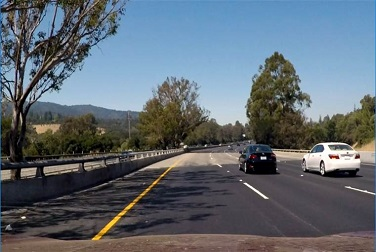
#> input picture sample_images/DK2.jpg, 376 x 252 px
$ jupyter execute --allow-errors Lane_line_detection.ipynb   (shell and % lines are left out)
#> lines starting #> are read from the running program, lines starting #| are printed output that depends on the picture; after the words box and inside, x2 and y2 are one past the last pixel; in counts of white or black regions, pixels touching at a corner belong together
## Import Packages

[cell 1]
# Importing some useful packages
import matplotlib.pyplot as plt
import matplotlib.image as mpimg
import numpy as np
import cv2

## Read in an Image

[cell 2]
# Reading a sample image
image = mpimg.imread('sample_images/DK2.jpg')
#> image is the input picture: shape (252, 376, 3); mean R, G, B 95.1, 104.7, 113.4

# Printing out the image size and plotting
print('Dimesions:', image.shape)
#| Dimesions: (252, 376, 3)
plt.imshow(image)

[cell 3]
# Binary image of color channel (S_channel/H_channel)

hls = cv2.cvtColor(image, cv2.COLOR_RGB2HLS)
#> hls: shape (252, 376, 3); mean of channels 0, 1, 2 83.7, 104.1, 65.5

# H_channel (Strong against for shadow)
h_channel = hls[:,:,0]
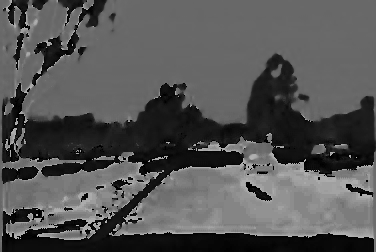
#> h_channel: shape (252, 376); min 0, max 179, mean 83.7
thresh_h = (10,100)
binary_h = np.zeros_like(h_channel)
binary_h[(h_channel > thresh_h[0]) & (h_channel <= thresh_h[1])] = 1
plt.figure(1)
plt.imshow(binary_h, cmap='gray')

# S_channel (Strong against for light)
s_channel = hls[:,:,2]
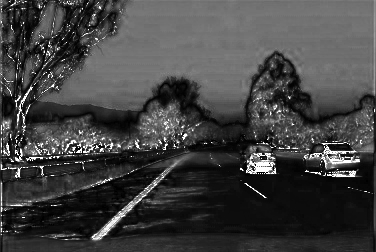
#> s_channel: shape (252, 376); min 0, max 255, mean 65.5
thresh_s = (60,255)
binary_s = np.zeros_like(s_channel)
binary_s[(s_channel > thresh_s[0]) & (s_channel <= thresh_s[1])] = 1
plt.figure(2)
plt.imshow(binary_s, cmap='gray')
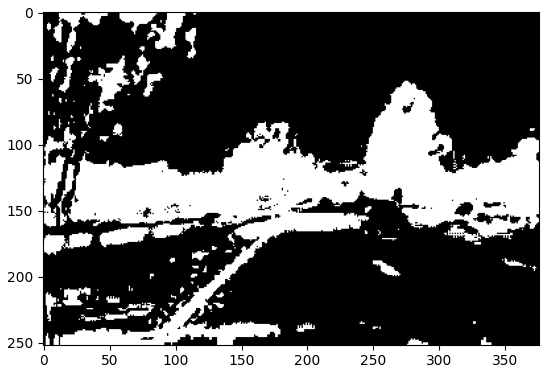
#> figure drawn by matplotlib, 1 panel
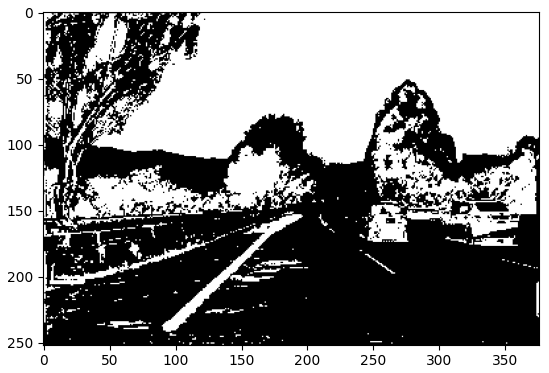
#> figure drawn by matplotlib, 1 panel

## Class for Tracking the lane

[cell 4]
# Line class for Tracking

class Line():
    def __init__(self, n_smooth):
        # Number of averaging size
        self.n_smooth=n_smooth
        # Values for draw lines (X_Left_Min, X_Left_Max, X_Right_Min, X_Right_Max)
        self.X1L=[]
        self.X2L=[]
        self.X1R=[]
        self.X2R=[]
        # Initialize average value for each variable
        self.X1L_ave=0
        self.X2L_ave=0
        self.X1R_ave=0
        self.X2R_ave=0

    # Calcualte the average
    def cal_average(self, values):
        # Append each value
        self.X1L.append(values[0])
        self.X2L.append(values[1])
        self.X1R.append(values[2])
        self.X2R.append(values[3])

        # Exceed number of averaging size?
        if len(self.X1L) > self.n_smooth:
            self.X1L.pop(0)
            self.X2L.pop(0)
            self.X1R.pop(0)
            self.X2R.pop(0)

        else:
            pass

        # Averaging
        self.X1L_ave=int(np.mean(self.X1L))
        self.X2L_ave=int(np.mean(self.X2L))
        self.X1R_ave=int(np.mean(self.X1R))
        self.X2R_ave=int(np.mean(self.X2R))

        return (self.X1L_ave, self.X2L_ave, self.X1R_ave, self.X2R_ave)

## Lane Detection Helper Functions

[cell 5]
# Color conversion to gray
def grayscale(img):
    return cv2.cvtColor(img, cv2.COLOR_RGB2GRAY)

# Gaussian blurring
def gaussian_blur(img, kernel_size):
#> called with kernel_size = 3
    return cv2.GaussianBlur(img, (kernel_size, kernel_size), 0)
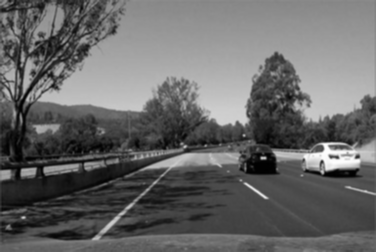
#> returned value: shape (252, 376); min 0, max 253, mean 102.8

# Color conversion to HLS
def hlsscale(img, s_low_threshold, s_high_threshold, h_low_threshold, h_high_threshold):
    hls = cv2.cvtColor(img, cv2.COLOR_RGB2HLS)
    h_channel = hls[:,:,0]
    s_channel = hls[:,:,2]
    s_binary = np.zeros_like(s_channel)
    h_binary = np.zeros_like(h_channel)
    s_binary[(s_channel >= s_low_threshold) & (s_channel <= s_high_threshold)] = 1
    h_binary[(h_channel >= h_low_threshold) & (h_channel <= h_high_threshold)] = 1
    return s_binary, h_binary

# Canny edge detection
def canny(img, low_threshold, high_threshold):
#> called with low_threshold = 70, high_threshold = 220
    return cv2.Canny(img, low_threshold, high_threshold)
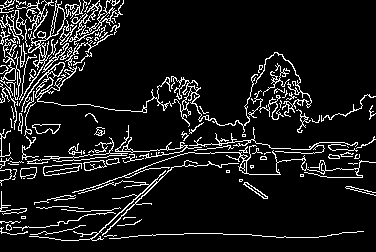
#> returned value: shape (252, 376); 9.9% white in thin lines or dots

# Region of interest
def region_of_interest(img, vertices):
    mask = np.zeros_like(img)
    # Defining a 3 channel or 1 channel color to fill the mask with depending on the input image
    if len(img.shape) > 2:
        channel_count = img.shape[2]  # i.e. 3 or 4 depending on your image
        ignore_mask_color = (255,) * channel_count
    else:
        ignore_mask_color = 255

    # Filling pixels inside the polygon defined by "vertices" with the fill color
    cv2.fillPoly(mask, vertices, ignore_mask_color)

    # Returning the image only where mask pixels are nonzero
    masked_image = cv2.bitwise_and(img, mask)
    return masked_image

# Draw lines
def draw_lines(img, lines):
    # Empty list for slope
    Left_Lane_Slope=[]
    Right_Lane_Slope=[]
    # Empty list for Y-Intercept
    Left_Lane_Intercept=[]
    Right_Lane_Intercept=[]
    # Y_Max
    Y_Max=img.shape[0]
    Y_Min=int((img.shape[0]/2)+95) # We can adjust this value

    # Read Hough Lines
    for line in lines:
        for x1,y1,x2,y2 in line:
            Slope=(y2-y1)/(x2-x1)

            # Separte left/right lines and throw away unreliable lines
            if (Slope < -0.45) & (Slope > -1.25):
                Left_Lane_Slope.append(Slope)
                Left_Lane_Intercept.append(y1-Slope*x1)

            if (Slope > 0.45) & (Slope < 1.25):
                Right_Lane_Slope.append(Slope)
                Right_Lane_Intercept.append(y1-Slope*x1)

    # Averaging and expolating of left line & right line

    # If not detect left lanes, use the previous lane information
    if len(Left_Lane_Slope) == 0:
        Avg_Left_Lane_Slope = Prev_L_Avg_slope[-1]
        Avg_Intercept_Left = Prev_L_Avg_intercept[-1]
    else:
        Avg_Left_Lane_Slope = np.mean(Left_Lane_Slope)
        Avg_Intercept_Left = np.mean(Left_Lane_Intercept)
        # Save the current lane information
        Prev_L_Avg_slope.append(Avg_Left_Lane_Slope)
        Prev_L_Avg_intercept.append(Avg_Intercept_Left)

    # Calculate X values based on "y = ax + b" line fitting
    X_Min_L=int((Y_Max - Avg_Intercept_Left)/Avg_Left_Lane_Slope)
    X_Max_L=int((Y_Min - Avg_Intercept_Left)/Avg_Left_Lane_Slope)

    # If not detect right lanes, use the previous lane information
    if len(Right_Lane_Slope) == 0:
        Avg_Right_Lane_Slope = Prev_R_Avg_slope[-1]
        Avg_Intercept_Right = Prev_R_Avg_intercept[-1]
    else:
        Avg_Right_Lane_Slope = np.mean(Right_Lane_Slope)
        Avg_Intercept_Right = np.mean(Right_Lane_Intercept)
        Prev_R_Avg_slope.append(Avg_Right_Lane_Slope)
        Prev_R_Avg_intercept.append(Avg_Intercept_Right)

    X_Min_R=int((Y_Min - Avg_Intercept_Right)/Avg_Right_Lane_Slope)
    X_Max_R=int((Y_Max - Avg_Intercept_Right)/Avg_Right_Lane_Slope)

    # Call Line class for traking algorithm
    values = np.array([X_Min_L, X_Max_L, X_Min_R, X_Max_R])
    X_Min_L, X_Max_L, X_Min_R, X_Max_R = smoothing.cal_average(values)

    # Draw the line
    cv2.line(img, (X_Min_L, Y_Max),(X_Max_L, Y_Min),[255,0,0],9)
    cv2.line(img, (X_Min_R, Y_Min),(X_Max_R, Y_Max),[255,0,0],9)

# Hough line calculation
def hough_lines(img, rho, theta, threshold, min_line_len, max_line_gap):
    lines = cv2.HoughLinesP(img, rho, theta, threshold, np.array([]), minLineLength=min_line_len, maxLineGap=max_line_gap)
    line_img = np.zeros((img.shape[0], img.shape[1], 3), dtype=np.uint8)
    draw_lines(line_img, lines)
    return line_img

# Draw line on the original image
def weighted_img(img, initial_img, α=0.8, β=1., λ=0.):
    return cv2.addWeighted(initial_img, α, img, β, λ)

## FINAL PIPELINE

[cell 6]
# Constants
kernel_size=3
low_threshold=70
high_threshold=220
s_low_threshold=60
s_high_threshold=255
h_low_threshold=15
h_high_threshold=100

rho=1
theta=np.pi/180
threshold=25
min_line_length=35
max_line_gap=20

# Pipeline
def pipeline(image):

    # 1) Gray scaling and gaussian bluring
    grayscale_image = grayscale(image)
    smoothing = gaussian_blur(grayscale_image, kernel_size)

    # 2) Canny edge detection
    edge_detect = canny(smoothing, low_threshold, high_threshold)

    # 3) Binary imaging of S-channel / H-channel (For yellow-line & Shadows & light)
    s_channel, h_channel = hlsscale(image, s_low_threshold, s_high_threshold, h_low_threshold, h_high_threshold)
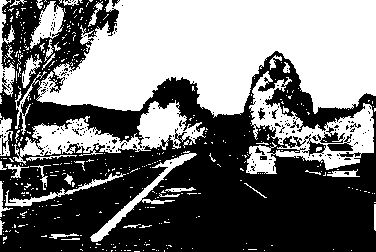
#> s_channel: shape (252, 376); values 0 (black) and 1 (white), 46.3% white; 451 white regions (411 under 20 px), largest, box (x1, y1, x2, y2) and area: (15, 0, 376, 135) 28507, (246, 71, 374, 174) 4707, (13, 100, 206, 165) 4215
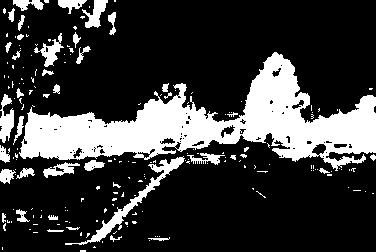
#> h_channel: shape (252, 376); values 0 (black) and 1 (white), 22.9% white; 190 white regions (151 under 20 px), largest, box (x1, y1, x2, y2) and area: (19, 52, 376, 171) 16262, (65, 156, 185, 245) 1083, (0, 94, 14, 143) 414

    # 4) Combine all (S/H-channel & canny edge detection)
    combined_binary = np.zeros_like(edge_detect)
    sh_channel = np.bitwise_and(s_channel, h_channel)
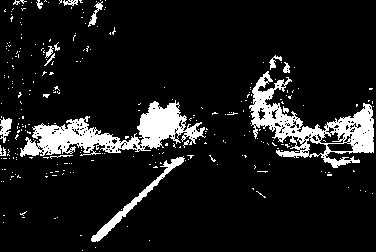
#> sh_channel: shape (252, 376); values 0 (black) and 1 (white), 10.6% white; 280 white regions (263 under 20 px), largest, box (x1, y1, x2, y2) and area: (20, 100, 206, 157) 4014, (249, 71, 374, 168) 3748, (91, 156, 185, 242) 789
    combined_binary[(edge_detect != 0) | (sh_channel == 1)] = 1

    # 5) ROI(Region of interest) masking
    height=image.shape[0]
#> height = 252
    width=image.shape[1]
#> width = 376
    vertices=np.array([[(100,height),(width/2-45,height/2+60),(width/2+45,height/2+60),(width-50,height)]],dtype=np.int32)
    regions=region_of_interest(combined_binary,vertices)
#> in region_of_interest, `cv2.fillPoly(mask, vertices, ignore_mask_color)`: mask: shape (252, 376); 11.1% white; 1 white region, box (x1, y1, x2, y2) and area: (100, 186, 326, 252) 10475
#> in region_of_interest, `masked_image = cv2.bitwise_and(img, mask)`: img: shape (252, 376); values 0 (black) and 1 (white), 19.2% white; 139 white regions (103 under 20 px), largest, box (x1, y1, x2, y2) and area: (0, 0, 376, 242) 14743, (0, 38, 37, 130) 439, (0, 117, 13, 157) 264

    # 6) Hough transform
    hough_image=hough_lines(regions, rho, theta, threshold, min_line_length, max_line_gap)
#> in hough_lines, `lines = cv2.HoughLinesP(img, rho, theta, threshold, np.array([]), minL..`:
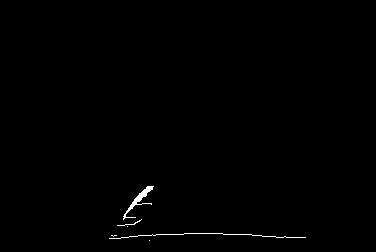
#> img: shape (252, 376); values 0 (black) and 1 (white), 0.47% white in thin lines or dots, all inside (x1, y1, x2, y2) = (109, 186, 306, 241)

    return weighted_img(hough_image, image)

## Test on Image

[cell 7]
image = mpimg.imread('sample_images/DK2.jpg')
#> (the rest of this cell did not finish here and is left out)

## Test on Videos

[cell 8]
# Import everything needed to edit/save/watch video clips
from moviepy.editor import VideoFileClip

## White Straight Line

[cell 9]
# Empty list for Previous Value
Prev_L_Avg_slope = []
Prev_L_Avg_intercept = []
Prev_R_Avg_slope = []
Prev_R_Avg_intercept = []

# Number of average frame for tracking
smoothing = Line(n_smooth=15)

# Test on video (White straight line only)

white_output = 'white_result.mp4'
#> (the rest of this cell did not finish here and is left out)

## Yellow & White Straight Line

[cell 10]
# Empty list for Previous Value
Prev_L_Avg_slope = []
Prev_L_Avg_intercept = []
Prev_R_Avg_slope = []
Prev_R_Avg_intercept = []

# Number of average frame for tracking
smoothing = Line(n_smooth=20)

# Test on video (Yellow & White straight line)

yellow_output = 'yellow_result.mp4'
#> (the rest of this cell did not finish here and is left out)

## Yellow & White Curved Line with Shadow & Light

[cell 11]
# Empty list for Previous Value
Prev_L_Avg_slope = []
Prev_L_Avg_intercept = []
Prev_R_Avg_slope = []
Prev_R_Avg_intercept = []

# Number of average frame for tracking
smoothing = Line(n_smooth=20)
